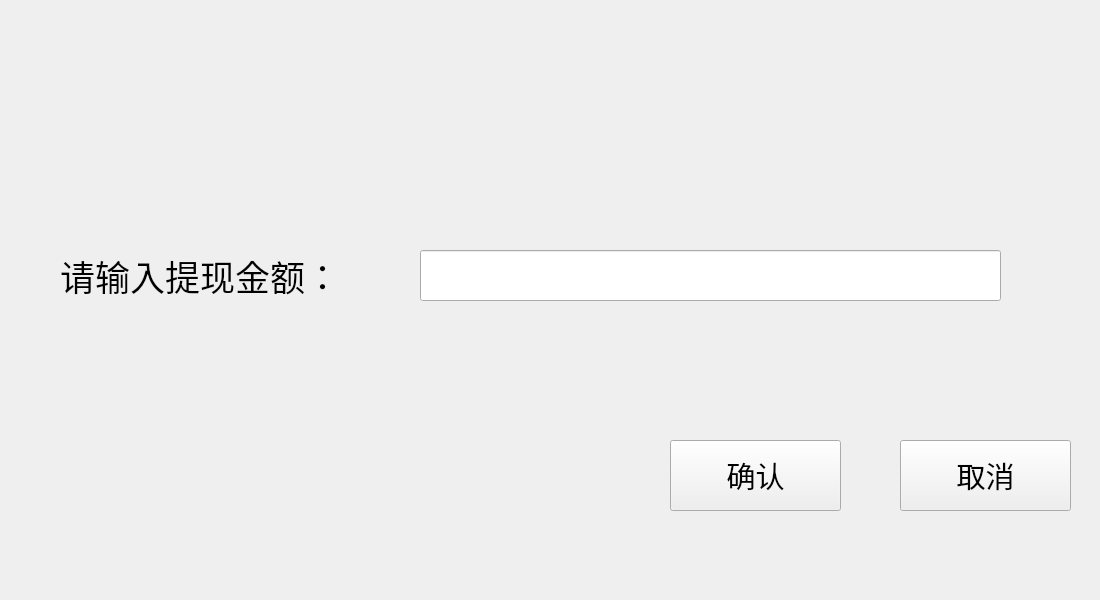
<?xml version="1.0" encoding="UTF-8"?>
<ui version="4.0">
 <class>withdrawal</class>
 <widget class="QWidget" name="withdrawal">
  <property name="geometry">
   <rect>
    <x>0</x>
    <y>0</y>
    <width>1100</width>
    <height>600</height>
   </rect>
  </property>
  <property name="minimumSize">
   <size>
    <width>1100</width>
    <height>600</height>
   </size>
  </property>
  <property name="maximumSize">
   <size>
    <width>1100</width>
    <height>600</height>
   </size>
  </property>
  <property name="windowTitle">
   <string>Form</string>
  </property>
  <property name="autoFillBackground">
   <bool>true</bool>
  </property>
  <widget class="QLabel" name="label">
   <property name="geometry">
    <rect>
     <x>0</x>
     <y>0</y>
     <width>1111</width>
     <height>601</height>
    </rect>
   </property>
   <property name="styleSheet">
    <string notr="true">background-image: url(:/images/resource/background.png);</string>
   </property>
   <property name="text">
    <string/>
   </property>
  </widget>
  <widget class="QPushButton" name="pushButton_2">
   <property name="geometry">
    <rect>
     <x>900</x>
     <y>440</y>
     <width>171</width>
     <height>71</height>
    </rect>
   </property>
   <property name="font">
    <font>
     <family>Arial</family>
     <pointsize>22</pointsize>
    </font>
   </property>
   <property name="text">
    <string>取消</string>
   </property>
  </widget>
  <widget class="QLineEdit" name="lineEdit">
   <property name="geometry">
    <rect>
     <x>420</x>
     <y>250</y>
     <width>581</width>
     <height>51</height>
    </rect>
   </property>
   <property name="font">
    <font>
     <family>Arial</family>
     <pointsize>16</pointsize>
    </font>
   </property>
  </widget>
  <widget class="QLabel" name="label_2">
   <property name="geometry">
    <rect>
     <x>60</x>
     <y>250</y>
     <width>331</width>
     <height>51</height>
    </rect>
   </property>
   <property name="font">
    <font>
     <family>Arial</family>
     <pointsize>26</pointsize>
     <weight>50</weight>
     <bold>false</bold>
    </font>
   </property>
   <property name="text">
    <string>请输入提现金额：</string>
   </property>
  </widget>
  <widget class="QPushButton" name="pushButton">
   <property name="geometry">
    <rect>
     <x>670</x>
     <y>440</y>
     <width>171</width>
     <height>71</height>
    </rect>
   </property>
   <property name="font">
    <font>
     <family>Arial</family>
     <pointsize>22</pointsize>
    </font>
   </property>
   <property name="text">
    <string>确认</string>
   </property>
  </widget>
 </widget>
 <resources>
  <include location="../one_class/picture.qrc"/>
 </resources>
 <connections/>
</ui>
